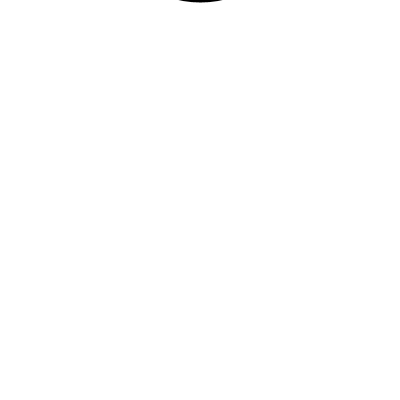
Frame 1 (no input)
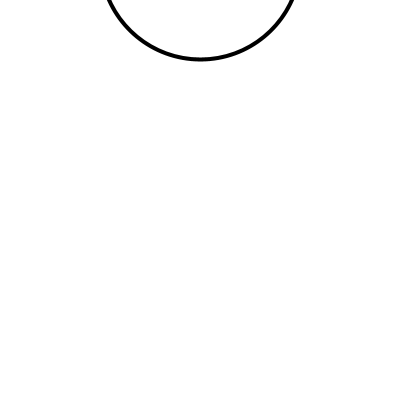
Frame 60 (the mouse pressed at the canvas centre just before this capture)
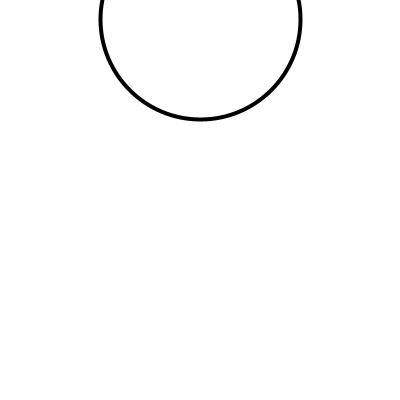
Frame 120 (the mouse held since frame 60 and released just before this capture)

The Processing sketch that drew these frames (run headless with seeded random() and noise(); from frame 60 on, the mouse is pressed at the canvas centre):

// Processing sketch: top_to_bottom
// ── top_to_bottom.pde
//Simon Ye
//Animation
//Feb 18

int x;

void setup() {
  size(400,400);
  x = -100;
}//---end setup---

void draw() {
  background(255);
  strokeWeight(4);
  ellipse(200,x,200,200);
  x = x+1;
  if (x>500){
    x = -100;
  }
}//---end draw---
